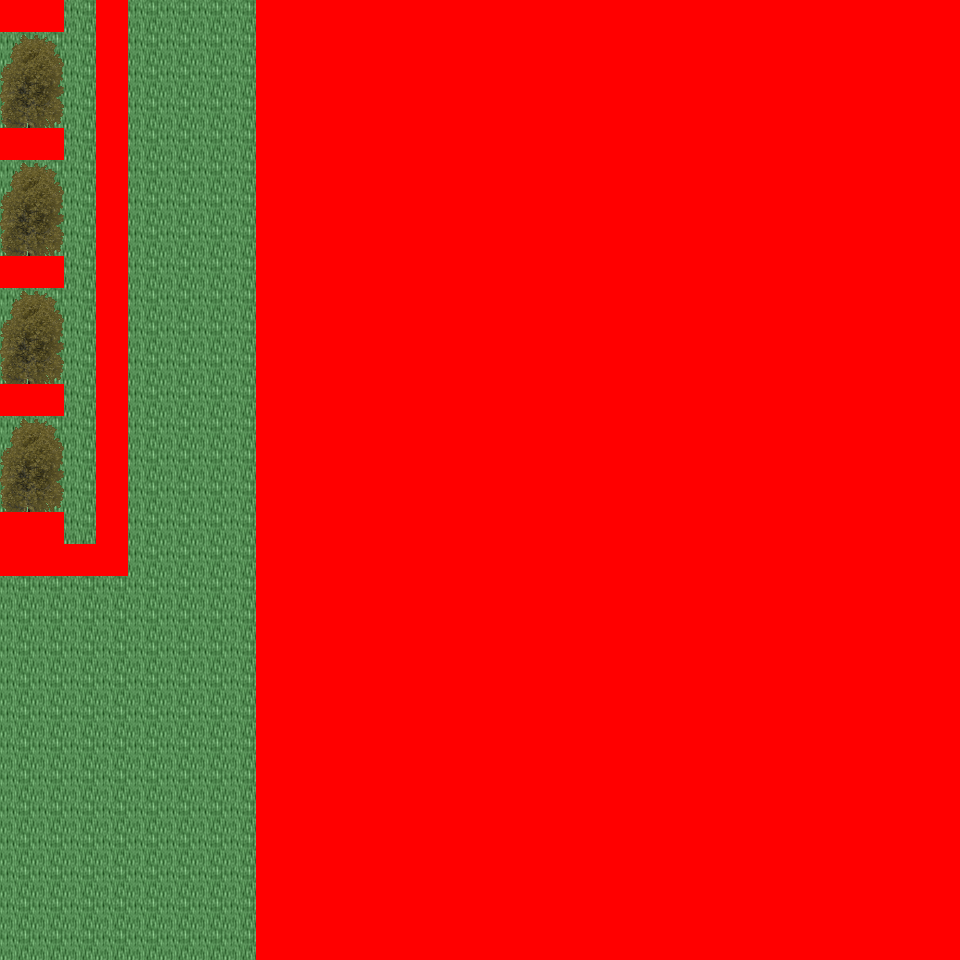

The image is a tile-based game level rendered from a .tmx file. Its description and source (layers, tilesets, objects; grid data summarised) follow:
An orthogonal 30x30 tile map with 32x32 px tiles, 6 tile layers (Ground, Object, Object2, Above, ...), 35 tilesets and 8 objects (8x mapchange).

<map version="1.0" orientation="orthogonal" renderorder="right-down" width="30" height="30" tilewidth="32" tileheight="32" nextobjectid="9">
  <tileset firstgid="1" name="tileset_logic_collision" tilewidth="32" tileheight="32" tilecount="1" columns="1">
    <image source="../drawable/tileset_logic_collision.png" width="32" height="32" />
  </tileset>
  <tileset firstgid="2" name="tileset_ground_ground" tilewidth="32" tileheight="32" tilecount="33" columns="3">
    <image source="../drawable/tileset_ground_ground.png" width="96" height="352" />
  </tileset>
  <tileset firstgid="35" name="tileset_building_castle" tilewidth="32" tileheight="32" tilecount="320" columns="20">
    <image source="../drawable/tileset_building_castle.png" width="640" height="512" />
  </tileset>
  <tileset firstgid="355" name="tileset_item_weapon_cannon" tilewidth="32" tileheight="32" tilecount="12" columns="3">
    <image source="../drawable/tileset_item_weapon_cannon.png" width="96" height="128" />
  </tileset>
  <tileset firstgid="367" name="tileset_item_pot_barrels_1" tilewidth="32" tileheight="32" tilecount="8" columns="4">
    <image source="../drawable/tileset_item_pot_barrels_1.png" width="128" height="64" />
  </tileset>
  <tileset firstgid="375" name="tileset_plant_tree_tree_darkgreen" tilewidth="32" tileheight="32" tilecount="88" columns="8">
    <image source="../drawable/tileset_plant_tree_tree_darkgreen.png" width="256" height="352" />
  </tileset>
  <tileset firstgid="463" name="tileset_building_decoration_chimney_big" tilewidth="32" tileheight="32" tilecount="2" columns="1">
    <image source="../drawable/tileset_building_decoration_chimney_big.png" width="32" height="64" />
  </tileset>
  <tileset firstgid="465" name="tileset_building_door_door" tilewidth="32" tileheight="32" tilecount="6" columns="3">
    <image source="../drawable/tileset_building_door_door.png" width="96" height="64" />
  </tileset>
  <tileset firstgid="471" name="tileset_building_door_closed" tilewidth="32" tileheight="32" tilecount="1" columns="1">
    <image source="../drawable/tileset_building_door_closed.png" width="32" height="32" />
  </tileset>
  <tileset firstgid="472" name="tileset_building_window_window_centered" tilewidth="32" tileheight="32" tilecount="1" columns="1">
    <image source="../drawable/tileset_building_window_window_centered.png" width="32" height="32" />
  </tileset>
  <tileset firstgid="473" name="tileset_plant_bush_bushes" tilewidth="32" tileheight="32" tilecount="10" columns="5">
    <image source="../drawable/tileset_plant_bush_bushes.png" width="160" height="64" />
  </tileset>
  <tileset firstgid="483" name="tileset_furniture_sink_pale_brown_stone" tilewidth="32" tileheight="32" tilecount="4" columns="2">
    <image source="../drawable/tileset_furniture_sink_pale_brown_stone.png" width="64" height="64" />
  </tileset>
  <tileset firstgid="487" name="tileset_ground_grass_edges" tilewidth="32" tileheight="32" tilecount="36" columns="12">
    <image source="../drawable/tileset_ground_grass_edges.png" width="384" height="96" />
  </tileset>
  <tileset firstgid="523" name="tileset_ground_grass_corners" tilewidth="32" tileheight="32" tilecount="24" columns="6">
    <image source="../drawable/tileset_ground_grass_corners.png" width="192" height="128" />
  </tileset>
  <tileset firstgid="547" name="tileset_building_decoration_chimney" tilewidth="32" tileheight="32" tilecount="2" columns="1">
    <image source="../drawable/tileset_building_decoration_chimney.png" width="32" height="64" />
  </tileset>
  <tileset firstgid="549" name="tileset_plant_tree_taller_trees" tilewidth="32" tileheight="32" tilecount="32" columns="8">
    <image source="../drawable/tileset_plant_tree_taller_trees.png" width="256" height="128" />
  </tileset>
  <tileset firstgid="581" name="tileset_plant_vine" tilewidth="32" tileheight="32" tilecount="3" columns="1">
    <image source="../drawable/tileset_plant_vine.png" width="32" height="96" />
  </tileset>
  <tileset firstgid="584" name="tileset_logic_item_fruits" tilewidth="32" tileheight="32" tilecount="16" columns="8">
    <image source="../drawable/tileset_logic_item_fruits.png" width="256" height="64" />
  </tileset>
  <tileset firstgid="600" name="tileset_building_fence_fence_chunky" tilewidth="32" tileheight="32" tilecount="21" columns="3">
    <image source="../drawable/tileset_building_fence_fence_chunky.png" width="96" height="224" />
  </tileset>
  <tileset firstgid="621" name="tileset_furniture_light_lamp_blue" tilewidth="32" tileheight="32" tilecount="3" columns="1">
    <image source="../drawable/tileset_furniture_light_lamp_blue.png" width="32" height="96" />
  </tileset>
  <tileset firstgid="624" name="tileset_plant_flower_daisy_blue" tilewidth="32" tileheight="32" tilecount="8" columns="2">
    <image source="../drawable/tileset_plant_flower_daisy_blue.png" width="64" height="128" />
  </tileset>
  <tileset firstgid="632" name="tileset_plant_flower_daisy_red" tilewidth="32" tileheight="32" tilecount="8" columns="2">
    <image source="../drawable/tileset_plant_flower_daisy_red.png" width="64" height="128" />
  </tileset>
  <tileset firstgid="640" name="tileset_plant_flower_daisy_white" tilewidth="32" tileheight="32" tilecount="8" columns="2">
    <image source="../drawable/tileset_plant_flower_daisy_white.png" width="64" height="128" />
  </tileset>
  <tileset firstgid="648" name="tileset_plant_flower_daisy_yellow" tilewidth="32" tileheight="32" tilecount="8" columns="2">
    <image source="../drawable/tileset_plant_flower_daisy_yellow.png" width="64" height="128" />
  </tileset>
  <tileset firstgid="656" name="tileset_item_hen_nest" tilewidth="32" tileheight="32" tilecount="1" columns="1">
    <image source="../drawable/tileset_item_hen_nest.png" width="32" height="32" />
  </tileset>
  <tileset firstgid="657" name="tileset_logic_item_dairy" tilewidth="32" tileheight="32" tilecount="1" columns="1">
    <image source="../drawable/tileset_logic_item_dairy.png" width="32" height="32" />
  </tileset>
  <tileset firstgid="658" name="tileset_plant_flower_red_blue_clusters" tilewidth="32" tileheight="32" tilecount="4" columns="1">
    <image source="../drawable/tileset_plant_flower_red_blue_clusters.png" width="32" height="128" />
  </tileset>
  <tileset firstgid="662" name="tileset_plant_flower_pointed_yellow" tilewidth="32" tileheight="32" tilecount="2" columns="2">
    <image source="../drawable/tileset_plant_flower_pointed_yellow.png" width="64" height="32" />
  </tileset>
  <tileset firstgid="664" name="tileset_building_decoration_banner" tilewidth="32" tileheight="32" tilecount="12" columns="1">
    <image source="../drawable/tileset_building_decoration_banner.png" width="32" height="384" />
  </tileset>
  <tileset firstgid="676" name="tileset_building_cottage" tilewidth="32" tileheight="32" tilecount="256" columns="16">
    <image source="../drawable/tileset_building_cottage.png" width="512" height="512" />
  </tileset>
  <tileset firstgid="932" name="tileset_building_roof_thatched_roof" tilewidth="32" tileheight="32" tilecount="256" columns="16">
    <image source="../drawable/tileset_building_roof_thatched_roof.png" width="512" height="512" />
  </tileset>
  <tileset firstgid="1188" name="tileset_building_door_doors" tilewidth="32" tileheight="32" tilecount="256" columns="16">
    <image source="../drawable/tileset_building_door_doors.png" width="512" height="512" />
  </tileset>
  <tileset firstgid="1444" name="tileset_building_window_windows" tilewidth="32" tileheight="32" tilecount="256" columns="16">
    <image source="../drawable/tileset_building_window_windows.png" width="512" height="512" />
  </tileset>
  <tileset firstgid="1700" name="tileset_ground_ground_3" tilewidth="32" tileheight="32" tilecount="5" columns="5">
    <image source="../drawable/tileset_ground_ground_3.png" width="160" height="32" />
  </tileset>
  <tileset firstgid="1705" name="tileset_plant_bush_leafy" tilewidth="32" tileheight="32" tilecount="48" columns="8">
    <image source="../drawable/tileset_plant_bush_leafy.png" width="256" height="192" />
  </tileset>
  <layer name="Ground" width="30" height="30">
    <data>[900 cells, 900 non-empty, 1 distinct tile ids]</data>
  </layer>
  <layer name="Object" width="30" height="30">
    <data>[900 cells, 336 non-empty, 19 distinct tile ids]</data>
  </layer>
  <layer name="Object2" width="30" height="30">
    <data>[900 cells, 1 non-empty, 1 distinct tile ids]</data>
  </layer>
  <layer name="Above" width="30" height="30">
    <data>[900 cells, 477 non-empty, 28 distinct tile ids]</data>
  </layer>
  <layer name="Above2" width="30" height="30">
    <data>[900 cells, 0 non-empty, 0 distinct tile ids]</data>
  </layer>
  <layer name="Walkable" width="30" height="30">
    <data>[900 cells, 691 non-empty, 1 distinct tile ids]</data>
  </layer>
  <objectgroup name="MapEvents">
    <object id="1" name="north" type="mapchange" x="64" y="0" width="32" height="32">
      <properties>
        <property name="map" value="0_ados_mountain_n2_w2_x3_y2" />
        <property name="place" value="south" />
      </properties>
    </object>
    <object id="2" name="north2" type="mapchange" x="128" y="0" width="128" height="32">
      <properties>
        <property name="map" value="0_ados_mountain_n2_w2_x3_y2" />
        <property name="place" value="south2" />
      </properties>
    </object>
    <object id="3" name="south" type="mapchange" x="0" y="928" width="256" height="32">
      <properties>
        <property name="map" value="0_ados_mountain_n2_w2_x3_y4" />
        <property name="place" value="north" />
      </properties>
    </object>
    <object id="4" name="west" type="mapchange" x="0" y="32" width="32" height="96">
      <properties>
        <property name="map" value="0_ados_mountain_n2_w2_x2_y3" />
        <property name="place" value="east" />
      </properties>
    </object>
    <object id="5" name="west2" type="mapchange" x="0" y="160" width="32" height="96">
      <properties>
        <property name="map" value="0_ados_mountain_n2_w2_x2_y3" />
        <property name="place" value="east2" />
      </properties>
    </object>
    <object id="6" name="west3" type="mapchange" x="0" y="288" width="32" height="96">
      <properties>
        <property name="map" value="0_ados_mountain_n2_w2_x2_y3" />
        <property name="place" value="east3" />
      </properties>
    </object>
    <object id="7" name="west4" type="mapchange" x="0" y="416" width="32" height="96">
      <properties>
        <property name="map" value="0_ados_mountain_n2_w2_x2_y3" />
        <property name="place" value="east4" />
      </properties>
    </object>
    <object id="8" name="west5" type="mapchange" x="0" y="576" width="32" height="384">
      <properties>
        <property name="map" value="0_ados_mountain_n2_w2_x2_y3" />
        <property name="place" value="east5" />
      </properties>
    </object>
  </objectgroup>
</map>
